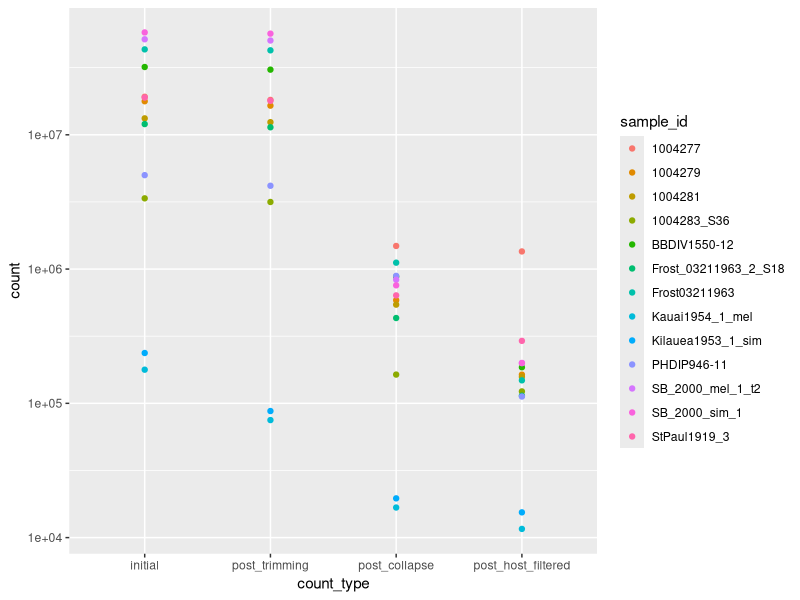

R code for this plot:
library(tidyverse)
library(readxl)

reseq <- read_xlsx("metadata/potential_reseq_2.xlsx")

reseq <- reseq %>% 
  mutate(count_type = factor(count_type, 
                                levels = c("initial", "post_trimming", 
                                           "post_collapse", "post_host_filtered")))

reseq_plot <- ggplot(reseq, aes(x = count_type, y = count)) +
  geom_point(aes(color = sample_id)) +
  scale_y_log10()

reseq_plot
